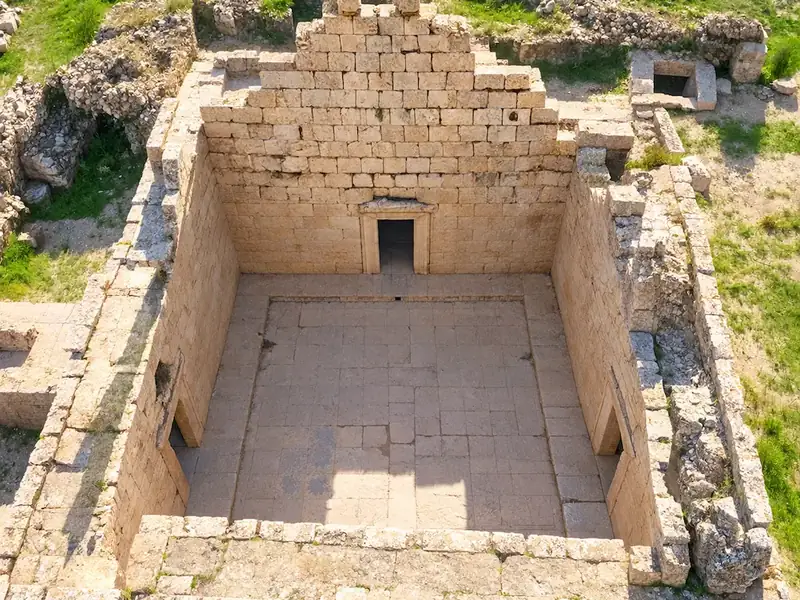
#> input picture tools/photos/files/kazerun-anahita-aerial.webp, 800 x 600 px
$ python -i import_photos.py   (imports and definitions only)
#> lines starting #> are read from the running program, lines starting #| are printed output that depends on the picture
#!/usr/bin/env python3
"""واردکردن تصاویر «مجاز» مکان‌ها از راه پل ایجنت (قالب ۲.۲۲.۹۸+).

چرا این ابزار وجود دارد
-----------------------
دستور مالک: تصویر مکان‌های جذابی که در صفحه‌های شهرستان تعریف می‌کنیم باید
«کاملاً قانونی، با نام‌بردن از عکاس» در سایت بیاید. سندباکس ایجنت به
دامنه‌های تصویری (upload.wikimedia.org) دسترسی ندارد، ولی رانر گیت‌هاب دارد؛
پس فایل به‌صورت base64 از این‌جا فرستاده نمی‌شود — سایت خودش فایل را
می‌گیرد و مجوز را پیش از ذخیره بررسی می‌کند.

قرارداد فایل دسته (`tools/photos/<batch>.json`)
------------------------------------------------
    {
      "note": "چرا این عکس‌ها",
      "photos": [
        {
          "city_id": 71,
          "place": "آیینه‌خانه مفخم",
          "kind": "heritage",            # heritage | fun | nature | modern
          "url": "https://upload.wikimedia.org/…/640px-….jpg",
          "author": "حسین معمری",         # نام عکاس — اجباری
          "license": "cc-by-4",          # cc0 | pd | cc-by-4 | cc-by-sa-4 …
          "license_url": "https://creativecommons.org/licenses/by/4.0/",
          "source_page": "https://commons.wikimedia.org/wiki/File:…",
          "alt": "…",
          "note": "یک پاراگراف راهنما برای کادر «مکان در یک نگاه»",
          "points": "نکتهٔ اول|نکتهٔ دوم|نکتهٔ سوم",
          "highlight": "یک خط هایلایت برای نوار سه‌کادره",
          "tag": "تفریحی"
        }
      ]
    }

پروندهٔ ارسالی مالک (قالب ۲.۲۲.۱۱۵+)
-------------------------------------
همهٔ عکس‌ها از ویکی‌مدیا نمی‌آیند: مالک خودش هم پرونده می‌فرستد (مثلاً نمای
هوایی معبد آناهیتای بیشاپور). آن پرونده‌ها میزبان و مجوز کریتیوکامنز ندارند،
پس به‌جای `url` کلید `file` (مسیر داخل مخزن) می‌گیرند و به‌صورت base64 به
`POST /wp-json/sa-agent/v1/photos/upload` می‌روند؛ کد مجوزشان `sa-archive`
(«بایگانی سرزمین آریان — ارسالی مالک») است و نام پدیدآور همچنان اجباری است.

    {
      "city_id": 325,
      "place": "معبد آناهیتای بیشاپور (نمای هوایی)",
      "overlay": "نمای هوایی معبد آناهیتا",
      "kind": "heritage",
      "file": "tools/photos/files/kazerun-anahita-aerial.webp",
      "author": "سرزمین آریان",
      "license": "sa-archive",
      "lead": true,          # نمای اول کادر «مکان در یک نگاه»
      "order": 1             # ترتیب دستی در اسلایدر
    }

هر عکس پیش از ارسال در همین‌جا هم سنجیده می‌شود: مجوز باید در فهرست مجاز
باشد، نام عکاس خالی نباشد، و برای عکس دارای `url` نشانی https و از دامنهٔ
مجاز باشد؛ برای پروندهٔ مالک، خودِ فایل باید داخل مخزن، در سقف ۳ مگابایت و
با بایت‌های هم‌خوانِ jpeg/webp/png باشد. آن‌گاه سایت همان قواعد را دوباره
اعمال می‌کند (دفاع در دو لایه).

قالب ۲.۲۲.۱۱۶ — WebP چهار‌به‌سه زیر ۱۰۰ کیلوبایت
------------------------------------------------
هر عکس شهرستان روی سایت باید ۴:۳ و کم‌حجم باشد. پیش از ارسال، همان کار در
همین ابزار انجام می‌شود تا پهنای باند رانر و سرور تلف نشود و نتیجه از پیش
قابل بازبینی باشد:

* پروندهٔ مالک (`file`) با Pillow خوانده، به کادر ۴:۳ برش مرکزی می‌خورد، با
  Lanczos به ۸۰۰×۶۰۰ می‌رسد و با `libwebp` و `method=6` در نردبان کیفیت
  ۸۴→۶۰ تا رسیدن به ≤ ۹۹٬۰۰۰ بایت ذخیره می‌شود (بدون بزرگ‌نمایی منابع کوچک).
  اگر Pillow نصب نباشد یا WebP پشتیبانی نشود، فایل دست‌نخورده می‌رود و سایت
  همان تبدیل را انجام می‌دهد.
* عکس ویکی‌مدیا (`url`) با نشانی بندانگشتی ۸۰۰px خواسته می‌شود (نسبت ۴:۳
  همان‌جا حفظ می‌شود) و سایت هم هنگام ذخیره دوباره به WebP زیر ۱۰۰ کیلوبایت
  تبدیلش می‌کند.

سقف ۹۹٬۰۰۰ بایت عمداً کمی زیر ۱۰۰ کیلوبایت (۱۰۲٬۴۰۰ بایت) است تا هدر WebP و
تفاوت گردکردن، هیچ‌گاه از بودجهٔ مالک رد نشود.
"""
from __future__ import annotations

import base64
import json
import os
import sys
import urllib.parse
from pathlib import Path

ROOT = Path(__file__).resolve().parents[2]
ALLOWED_LICENSES = {
    "cc0", "pd",
    "cc-by-4", "cc-by-3", "cc-by-2",
    "cc-by-sa-4", "cc-by-sa-3", "cc-by-sa-2",
}
ALLOWED_HOSTS = {"upload.wikimedia.org", "thumb.wikimedia.org"}
RESULT_DIR = ROOT / "tools" / "photos" / "results"

# v2.22.115 — پروندهٔ ارسالی مالک: میزبان ویکی‌مدیا ندارد، پس کد مجوز داخلی
# `sa-archive` می‌گیرد (در قالب هم مجاز است) و بایت‌هایش باید با نوع اعلام‌شده بخواند.
OWNER_LICENSES = ALLOWED_LICENSES | {"sa-archive"}
OWNER_FILE_DIR = ROOT / "tools" / "photos" / "files"
MAX_BYTES = 3 * 1024 * 1024  # همان سقف مسیر واردات کامانز
MIME_BY_MAGIC = (
    (b"\xff\xd8\xff", "image/jpeg"),
    (b"\x89PNG", "image/png"),
)

# v2.22.116 — همان بودجهٔ قالب: قاب ۴:۳، ۸۰۰×۶۰۰، و سقف ۹۹٬۰۰۰ بایت.
MAX_WEBP_BYTES = 99_000
TARGET_W, TARGET_H = 800, 600
WEBP_QUALITIES = (84, 78, 72, 66, 60)
COMMONS_THUMB_WIDTH = 800


# [4 lines left out: function normalise_license, not called in this run]


def host(url: str) -> str:
    rest = url.split("://", 1)[-1]
    return rest.split("/", 1)[0].lower()


# [88 lines left out: functions sniff_mime, crop_box, optimize_to_webp, not called in this run]


POST_TIMEOUT_SECONDS = 300


# [17 lines left out: functions write_report, optimized_owner_bytes, not called in this run]


COMMONS_THUMB_WIDTH = 800


# [47 lines left out: functions commons_original_url, commons_source_url, owner_file, not called in this run]


def check(photo: dict) -> list[str]:
    """Everything that would make the photo illegal to publish."""
    if str(photo.get("file") or "").strip():
        return check_owner_file(photo)
    problems = []
    url = str(photo.get("url") or "")
    if not url.startswith("https://"):
        problems.append("url must be https")
    if host(url) not in ALLOWED_HOSTS:
        problems.append(f"host {host(url)!r} is not on the allow-list")
    if not str(photo.get("author") or "").strip():
        problems.append("author is required (the photographer must be named)")
    lic = normalise_license(str(photo.get("license") or ""))
    if lic not in ALLOWED_LICENSES:
        problems.append(f"license {lic!r} is not reuse-friendly")
    if not commons_thumb_shape(url):
        problems.append("thumbnail URL must repeat the file name (/thumb/a/ab/<file>/<N>px-<file>)")
    if not str(photo.get("place") or "").strip():
        problems.append("place is required")
    if not int(photo.get("city_id") or 0):
        problems.append("city_id is required")
    kind = str(photo.get("kind") or "")
    if kind not in {"heritage", "fun", "nature", "modern"}:
        problems.append(f"kind {kind!r} must be heritage|fun|nature|modern")
    return problems


# [47 lines left out: functions check_owner_file, commons_thumb_shape, not called in this run]


class Client:
    # [140 lines left out: functions __init__, post, get, main, _send_all, not called in this run]


# [2 lines not run here, left out]

>>> import cv2
>>> picture = cv2.imread('files/kazerun-anahita-aerial.webp', cv2.IMREAD_GRAYSCALE)
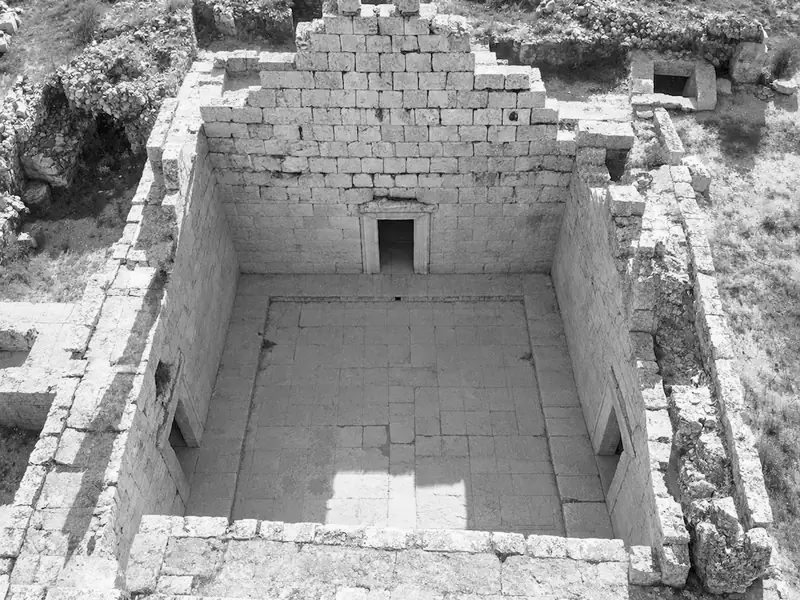
#> picture: shape (600, 800); min 0, max 255, mean 146.8
#> (the run stopped early here; a loop or call above may not have finished)
